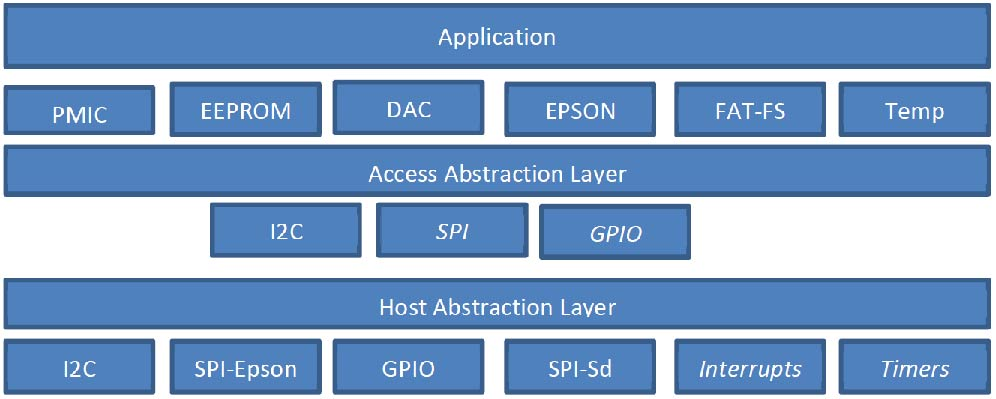
#> input picture Documentation/overview.jpeg, 996 x 399 px
$ python img_convert.py ../Documentation/overview.jpeg ../Documentation/pwr_transitions.jpeg
#> lines starting #> are read from the running program, lines starting #| are printed output that depends on the picture
from __future__ import print_function
import sys
import os
from PIL import Image

def dump_hex(img):
    w, h = img.size
    for i, pix in enumerate(img.getdata()):
        x = i % w
        end = '\n' if (x == (w - 1)) else ' '
        print('{0:02}'.format(pix), end=end)

def scramble_img(img):
    print("Scrambling...")
    w, h = img.size
    w2, h2 = (w / 2), (h * 2)

    print("Image size: {0} -> {1}".format((w, h), (w2, h2)))
    out_img = Image.new('L', (w2, h2))

    for i, pix in enumerate(img.getdata()):
        x = int(i / 2) % w2
        y = (2 * int(i / w)) + 1 - (i % 2)
        out_img.putpixel((x, y), pix)

    return out_img

def main(argv):
    if len(argv) < 2:
        print("No file name provided")
        return False

    file_name = argv[1]
    scramble = True if (len(argv) > 2 and argv[2] == 'scramble') else False


    print("Opening {0}".format(file_name))
    img = Image.open(file_name).convert('L')
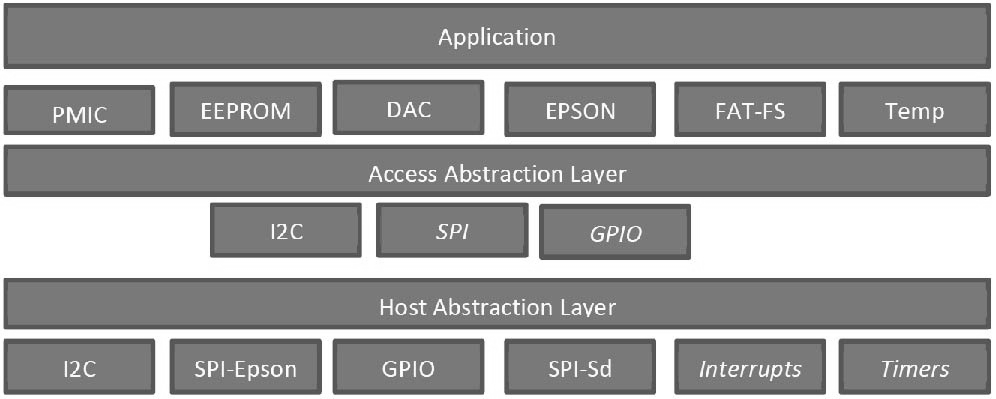
#> img: PIL image 996x399 L; min 69, max 255, mean 153.2

    if scramble:
    	out_img = scramble_img(img)
    else:
        out_img = img

    if False: # pad to 400x320 for the .pgm version
        img_padded = Image.new('L', (800, 120))
        w, h = img.size
        img_padded.paste(img, (0, 0, w, h))
        out_img_padded = scramble(img_padded)
    else:
        out_img_padded = out_img

    base_name = os.path.basename(file_name)
    if scramble:
        scrambled_name = '_'.join([os.path.splitext(base_name)[0], 's'])
    else:
        scrambled_name = '_'.join([os.path.splitext(base_name)[0], 'n'])

    for ext, img in [('pgm', out_img_padded)]:
        output_name = '.'.join([scrambled_name, ext])
        print("Saving as {0}".format(output_name))
        img.save(output_name)
#> this loop made 1 pass
#> ext on pass 1: 'pgm'
#| Saving as overview_n.pgm

    return True

if __name__ == '__main__':
    ret = main(sys.argv)
    sys.exit(0 if ret is True else 1)
#> (the program exits here)
